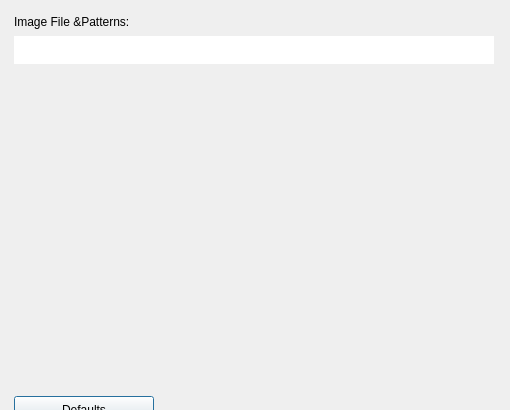
<?xml version="1.0" encoding="UTF-8"?><ui version="4.0"><class>IDD_PROPPAGE_COMPARE_IMAGE</class>
<widget class="QDialog" name="IDD_PROPPAGE_COMPARE_IMAGE">
<property name="geometry">
<rect><x>0</x><y>0</y>
<width>510</width><height>410</height></rect></property>
<property name="windowTitle"><string>Image</string></property>
<widget class="QLabel" name="IDC_STATIC">
<property name="geometry">
<rect><x>14</x><y>12</y><width>400</width><height>20</height></rect></property>
<property name="text"><string>Image File &amp;Patterns:</string></property>
<property name="inputMethodHints"><set>Qt::ImhMultiLine</set></property><property name="wordWrap"><bool>true</bool></property></widget>
<widget class="QTextEdit" name="IDC_COMPAREIMAGE_PATTERNS">
<property name="geometry">
<rect><x>14</x><y>36</y><width>480</width><height>28</height></rect></property>
<property name="verticalScrollBarPolicy"><enum>Qt::ScrollBarAlwaysOff</enum></property><property name="horizontalScrollBarPolicy"><enum>Qt::ScrollBarAlwaysOff</enum></property><property name="frameShape"><enum>QFrame::NoFrame</enum></property></widget>
<widget class="QPushButton" name="IDC_COMPAREIMAGE_DEFAULTS">
<property name="geometry">
<rect><x>14</x><y>396</y><width>140</width><height>28</height></rect></property>
<property name="text"><string>Defaults</string></property>
</widget>
</widget><resources/><connections/></ui>
